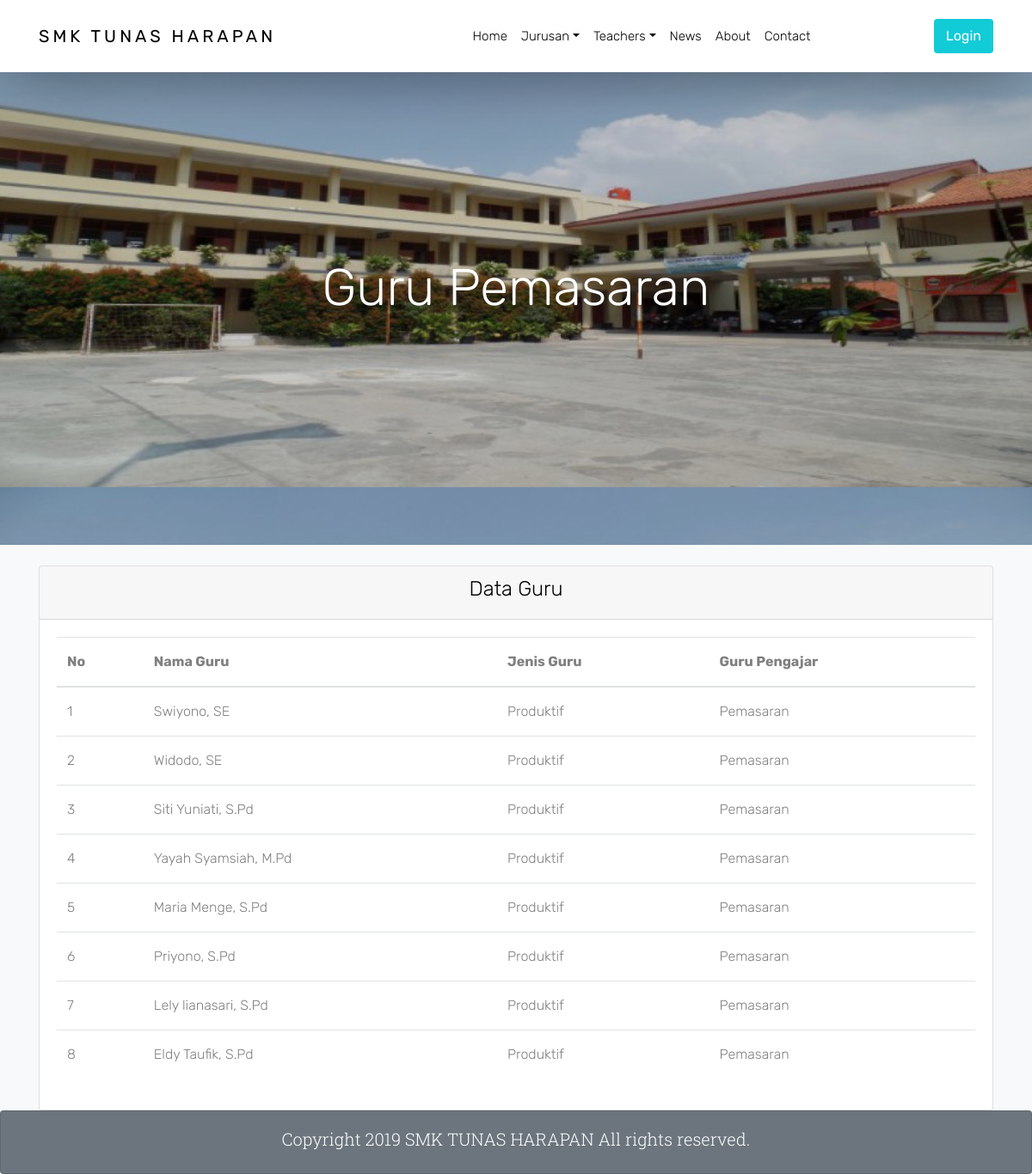
The page /index.php/guru/PM on the database its author committed.
### tables this page shows
CREATE TABLE `guru` (
  `id` int(8) NOT NULL,
  `kode` varchar(8) NOT NULL,
  `nama` varchar(500) NOT NULL,
  `guru` varchar(50) NOT NULL,
  `jenis_guru` varchar(128) NOT NULL,
  `pendidikan` varchar(128) NOT NULL,
  `mapel1` varchar(128) NOT NULL,
  `mapel2` varchar(128) NOT NULL,
  `mapel3` varchar(128) NOT NULL
);

### application/controllers/Guru.php (called while the page is built, shortened)
<?php
class Guru extends CI_Controller
{
    public function PM()
    {
        $isi['guru'] = 'Guru Pemasaran';
        $isi['content'] = 'Guru/guru_pm';
        $isi['data'] = $this->Model_guru->pm();
        $this->load->view('header');
        $this->load->view('Guru/tampilan_guru', $isi);
        $this->load->view('footer');
    }
}

### index.php (called while the page is built, shortened)
<?php
require_once BASEPATH.'core/CodeIgniter.php';

### application/models/Model_guru.php (called while the page is built, shortened)
<?php
class Model_guru extends CI_Model
{
    public function pm()
    {
        $sql = "SELECT * FROM `guru` WHERE guru='Pemasaran'";
        $query = $this->db->query($sql);
        return $query->result_array();
    }
}

### application/views/Guru/guru_pm.php (the view)
<div class="container">
    <div class="row">
        <div class="col mt-4">
            <div class="card">
                <div class="card-header">
                    <h4 class="text-center">Data Guru</h4>
                </div>
                <div class="card-body">
                    <table class="table">
                        <thead>
                            <th>No</th>
                            <th>Nama Guru </th>
                            <th>Jenis Guru</th>
                            <th>Guru Pengajar</th>
                        </thead>
                        <tbody>
                            <tr>
                                <?php
                                $no = 1;
                                foreach ($data as $row) {
                                    ?>
                                    <td><?php echo $no++; ?></td>
                                    <td><?php echo $row['nama']; ?></td>
                                    <td><?php echo $row['jenis_guru']; ?></td>
                                    <td><?php echo $row['guru']; ?></td>
                            </tr>
                        <?php } ?>
                        </tbody>
                    </table>
                </div>
            </div>
        </div>
    </div>
</div>

### assets/css/style.css (style rules this page uses)
body { background: #fff; font-family: "Rubik", arial, sans-serif; font-weight: 300; font-size: 16px; line-height: 2; color: gray; }
h1, h2, h3, h4, h5 { color: #000; font-family: "Rubik", arial, sans-serif; font-weight: 300; }

### rows shown on the page
guru: nama "Swiyono, SE", jenis_guru "Produktif", guru "Pemasaran"
guru: nama "Widodo, SE", jenis_guru "Produktif", guru "Pemasaran"
guru: nama "Siti Yuniati, S.Pd", jenis_guru "Produktif", guru "Pemasaran"
guru: nama "Yayah Syamsiah, M.Pd", jenis_guru "Produktif", guru "Pemasaran"
guru: nama "Maria Menge, S.Pd", jenis_guru "Produktif", guru "Pemasaran"
guru: nama "Priyono, S.Pd", jenis_guru "Produktif", guru "Pemasaran"
guru: nama "Lely lianasari, S.Pd", jenis_guru "Produktif", guru "Pemasaran"
guru: nama "Eldy Taufik, S.Pd", jenis_guru "Produktif", guru "Pemasaran"

### other values the page prints
$guru "Guru Pemasaran"
